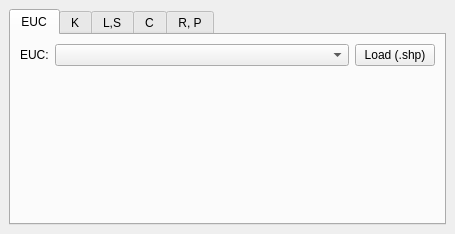
<?xml version="1.0" encoding="UTF-8"?>
<ui version="4.0">
 <class>SoilErosionDockWidgetBase</class>
 <widget class="QDockWidget" name="SoilErosionDockWidgetBase">
  <property name="geometry">
   <rect>
    <x>0</x>
    <y>0</y>
    <width>455</width>
    <height>234</height>
   </rect>
  </property>
  <property name="mouseTracking">
   <bool>true</bool>
  </property>
  <property name="floating">
   <bool>false</bool>
  </property>
  <property name="windowTitle">
   <string>Soil Erosion</string>
  </property>
  <widget class="QWidget" name="dockWidgetContents">
   <layout class="QGridLayout" name="gridLayout">
    <item row="0" column="0">
     <widget class="QTabWidget" name="tabWidget">
      <property name="minimumSize">
       <size>
        <width>437</width>
        <height>186</height>
       </size>
      </property>
      <property name="autoFillBackground">
       <bool>true</bool>
      </property>
      <property name="currentIndex">
       <number>0</number>
      </property>
      <widget class="QWidget" name="EUC">
       <attribute name="title">
        <string>EUC</string>
       </attribute>
       <layout class="QGridLayout" name="gridLayout_5">
        <item row="0" column="0">
         <widget class="QLabel" name="label_3">
          <property name="sizePolicy">
           <sizepolicy hsizetype="Preferred" vsizetype="Preferred">
            <horstretch>0</horstretch>
            <verstretch>0</verstretch>
           </sizepolicy>
          </property>
          <property name="minimumSize">
           <size>
            <width>0</width>
            <height>0</height>
           </size>
          </property>
          <property name="maximumSize">
           <size>
            <width>16777215</width>
            <height>16777215</height>
           </size>
          </property>
          <property name="text">
           <string>EUC:</string>
          </property>
         </widget>
        </item>
        <item row="0" column="1">
         <widget class="QgsMapLayerComboBox" name="shp_box_euc">
          <property name="sizePolicy">
           <sizepolicy hsizetype="Expanding" vsizetype="Fixed">
            <horstretch>1</horstretch>
            <verstretch>0</verstretch>
           </sizepolicy>
          </property>
         </widget>
        </item>
        <item row="0" column="2">
         <widget class="QPushButton" name="load_shp_euc">
          <property name="text">
           <string>Load (.shp)</string>
          </property>
         </widget>
        </item>
        <item row="1" column="1">
         <spacer name="verticalSpacer_4">
          <property name="orientation">
           <enum>Qt::Vertical</enum>
          </property>
          <property name="sizeHint" stdset="0">
           <size>
            <width>20</width>
            <height>40</height>
           </size>
          </property>
         </spacer>
        </item>
       </layout>
      </widget>
      <widget class="QWidget" name="K">
       <attribute name="title">
        <string>K</string>
       </attribute>
       <layout class="QGridLayout" name="gridLayout_3">
        <item row="1" column="3">
         <widget class="QPushButton" name="load_shp_bpej">
          <property name="text">
           <string>Load (.shp)</string>
          </property>
         </widget>
        </item>
        <item row="3" column="0" colspan="4">
         <widget class="QPushButton" name="compute_k_button">
          <property name="text">
           <string>Compute K factor</string>
          </property>
         </widget>
        </item>
        <item row="1" column="0">
         <widget class="QLabel" name="label_bpej">
          <property name="text">
           <string>BPEJ:</string>
          </property>
         </widget>
        </item>
        <item row="1" column="1" colspan="2">
         <widget class="QgsMapLayerComboBox" name="shp_box_bpej">
          <property name="sizePolicy">
           <sizepolicy hsizetype="Expanding" vsizetype="Fixed">
            <horstretch>1</horstretch>
            <verstretch>0</verstretch>
           </sizepolicy>
          </property>
         </widget>
        </item>
        <item row="4" column="2">
         <spacer name="verticalSpacer_2">
          <property name="orientation">
           <enum>Qt::Vertical</enum>
          </property>
          <property name="sizeHint" stdset="0">
           <size>
            <width>20</width>
            <height>40</height>
           </size>
          </property>
         </spacer>
        </item>
       </layout>
      </widget>
      <widget class="QWidget" name="LS">
       <attribute name="title">
        <string>L,S</string>
       </attribute>
       <layout class="QGridLayout" name="gridLayout_2">
        <item row="1" column="0">
         <widget class="QLabel" name="label">
          <property name="enabled">
           <bool>true</bool>
          </property>
          <property name="text">
           <string>DMT:</string>
          </property>
         </widget>
        </item>
        <item row="1" column="1">
         <widget class="QgsMapLayerComboBox" name="raster_box">
          <property name="sizePolicy">
           <sizepolicy hsizetype="Expanding" vsizetype="Fixed">
            <horstretch>0</horstretch>
            <verstretch>0</verstretch>
           </sizepolicy>
          </property>
         </widget>
        </item>
        <item row="1" column="2">
         <widget class="QPushButton" name="load_raster">
          <property name="text">
           <string>Load (raster)</string>
          </property>
         </widget>
        </item>
        <item row="2" column="1">
         <spacer name="verticalSpacer">
          <property name="orientation">
           <enum>Qt::Vertical</enum>
          </property>
          <property name="sizeHint" stdset="0">
           <size>
            <width>20</width>
            <height>40</height>
           </size>
          </property>
         </spacer>
        </item>
       </layout>
      </widget>
      <widget class="QWidget" name="tab">
       <attribute name="title">
        <string>C</string>
       </attribute>
       <layout class="QGridLayout" name="gridLayout_6">
        <item row="0" column="1" colspan="2">
         <widget class="QgsMapLayerComboBox" name="shp_box_lpis">
          <property name="sizePolicy">
           <sizepolicy hsizetype="Preferred" vsizetype="Fixed">
            <horstretch>1</horstretch>
            <verstretch>0</verstretch>
           </sizepolicy>
          </property>
         </widget>
        </item>
        <item row="0" column="0">
         <widget class="QLabel" name="label_2">
          <property name="text">
           <string>LPIS:</string>
          </property>
         </widget>
        </item>
        <item row="1" column="0">
         <widget class="QLabel" name="label_4">
          <property name="text">
           <string>Default C:</string>
          </property>
         </widget>
        </item>
        <item row="2" column="0" colspan="4">
         <widget class="QPushButton" name="compute_c_button">
          <property name="sizePolicy">
           <sizepolicy hsizetype="Minimum" vsizetype="Fixed">
            <horstretch>0</horstretch>
            <verstretch>0</verstretch>
           </sizepolicy>
          </property>
          <property name="text">
           <string>Compute C factor</string>
          </property>
         </widget>
        </item>
        <item row="0" column="3">
         <widget class="QPushButton" name="load_lpis">
          <property name="text">
           <string>Load (.shp)</string>
          </property>
         </widget>
        </item>
        <item row="3" column="0">
         <spacer name="verticalSpacer_5">
          <property name="orientation">
           <enum>Qt::Vertical</enum>
          </property>
          <property name="sizeHint" stdset="0">
           <size>
            <width>20</width>
            <height>103</height>
           </size>
          </property>
         </spacer>
        </item>
        <item row="1" column="1" colspan="2">
         <widget class="QComboBox" name="combobox_c">
          <property name="sizePolicy">
           <sizepolicy hsizetype="Preferred" vsizetype="Fixed">
            <horstretch>1</horstretch>
            <verstretch>0</verstretch>
           </sizepolicy>
          </property>
         </widget>
        </item>
       </layout>
      </widget>
      <widget class="QWidget" name="pararmeters">
       <attribute name="title">
        <string>R, P</string>
       </attribute>
       <layout class="QGridLayout" name="gridLayout_4">
        <item row="3" column="0">
         <widget class="QLabel" name="label_5">
          <property name="text">
           <string>P</string>
          </property>
         </widget>
        </item>
        <item row="2" column="1">
         <widget class="QLineEdit" name="r_factor">
          <property name="text">
           <string>40</string>
          </property>
         </widget>
        </item>
        <item row="3" column="1">
         <widget class="QLineEdit" name="p_factor">
          <property name="text">
           <string>1</string>
          </property>
         </widget>
        </item>
        <item row="4" column="0" colspan="2">
         <widget class="QPushButton" name="set_button">
          <property name="text">
           <string>Compute Erosion model</string>
          </property>
         </widget>
        </item>
        <item row="5" column="1">
         <spacer name="verticalSpacer_3">
          <property name="orientation">
           <enum>Qt::Vertical</enum>
          </property>
          <property name="sizeHint" stdset="0">
           <size>
            <width>20</width>
            <height>40</height>
           </size>
          </property>
         </spacer>
        </item>
        <item row="2" column="0">
         <widget class="QLabel" name="label_6">
          <property name="text">
           <string>R</string>
          </property>
         </widget>
        </item>
       </layout>
      </widget>
     </widget>
    </item>
   </layout>
  </widget>
 </widget>
 <customwidgets>
  <customwidget>
   <class>QgsMapLayerComboBox</class>
   <extends>QComboBox</extends>
   <header>qgsmaplayercombobox.h</header>
  </customwidget>
 </customwidgets>
 <resources/>
 <connections/>
</ui>
